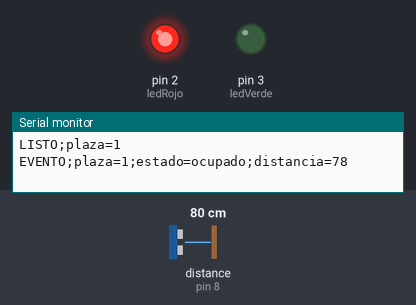
A sketch run on a simulated Arduino Uno, built with avr-gcc and run on an emulated ATmega328P. Shown: output pins drawn as LEDs (lit = HIGH), the last lines printed to the serial monitor. Wiring (inferred from the names in the program): ultrasonic range finder: trigger pin 9; echo pin 8. Inputs (shaded band) come from the test bench; at power-on: distance to the obstacle (sensor on pin 8) 80 cm. The echo pulse lasts 58.3 µs per cm; pins used as bus, display or sensor lines are not drawn.

Above: at 1.8 s.
1.9 s: distance to the obstacle (sensor on pin 8) set to 159 cm
5.0 s: distance to the obstacle (sensor on pin 8) set to 165 cm
At 7.5 s:
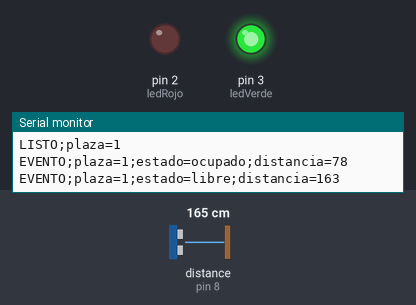
8.1 s: distance to the obstacle (sensor on pin 8) set to 4 cm
At 10.3 s:
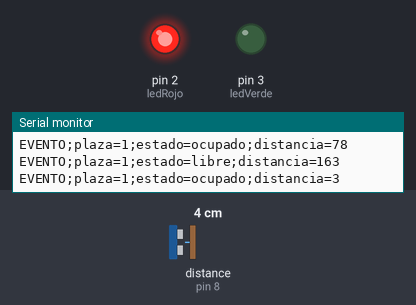
11.0 s: distance to the obstacle (sensor on pin 8) set to 250 cm
At 13.5 s:
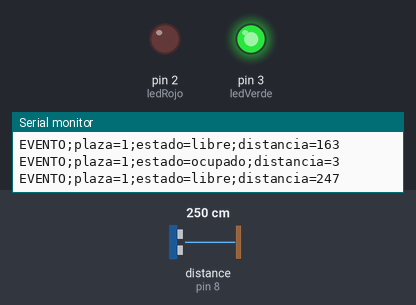
Timing chart, 0 to 15.0 s (numbered marks = the images above; inputs shaded):
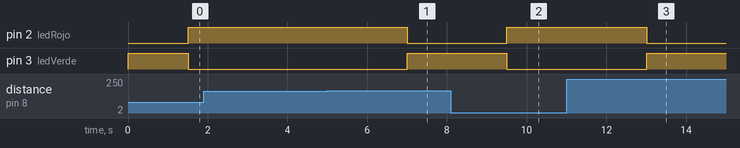

The sketch:

sensor_plaza.ino
```cpp
/*
 * ParkEx - Sensor de ocupacion de una plaza
 *
 * Mide la distancia con un HC-SR04 montado en el cielorraso, apuntando hacia
 * abajo y centrado sobre la plaza (README 7.2), y decide cuando la plaza
 * cambia de estado (README 7.3).
 *
 * No habla con la red ni sabe que existe una API: emite el protocolo serie del
 * README 7.4 y el puente lo traduce a POST /api/eventos (README 2.1.1). Por eso
 * aca no hay tokens ni contraseñas: si alguien se lleva la placa, no se lleva
 * nada.
 */

// ---------------------------------------------------------------- Conexionado
//
// El HC-SR04 y el Uno trabajan los dos a 5 V, asi que ECHO entra directo y no
// lleva divisor de tension (README 7.1).

const int trigPin = 9;
const int echoPin = 8;

const int ledRojo  = 2;     // encendido = plaza ocupada
const int ledVerde = 3;     // encendido = plaza libre

// ---------------------------------------------------------------- Calibracion
//
// Con la plaza vacia el sensor mide la distancia al piso; con un auto debajo,
// la distancia al techo del vehiculo. El umbral va entre esos dos valores.
//
// Para calibrar: descomentar DEPURAR_DISTANCIA, anotar la lectura con la plaza
// vacia y con el auto adentro, y poner el umbral en el punto medio.

// #define DEPURAR_DISTANCIA

const int DISTANCIA_PISO_CM = 180;   // sensor a 2,3 m del piso
const int UMBRAL_CM         = 160;   // punto medio piso / techo del auto

const int DISTANCIA_MINIMA_CM = 2;   // fuera de este rango el HC-SR04 no mide
const int DISTANCIA_MAXIMA_CM = 400;

// -------------------------------------------------------------------- Reporte

const int PLAZA_ID = 1;                    // id de esta plaza en la base

const unsigned long INTERVALO_MEDICION_MS = 500;          // README 7.3, punto 1
const unsigned long INTERVALO_PING_MS     = 10UL * 60000; // README 7.3, punto 5

// Filtro anti falsos positivos: una persona caminando por delante no alcanza
// para dar la plaza por ocupada (README 7.3, puntos 2 y 3).
const int LECTURAS_PARA_OCUPADO = 3;
const int LECTURAS_PARA_LIBRE   = 5;

// El eco tarda ~58 us por centimetro; 25 ms cubre los 400 cm del sensor con
// margen. Sin timeout, pulseIn bloquea hasta un segundo cuando no vuelve nada.
const unsigned long TIMEOUT_ECO_US = 25000;

// ---------------------------------------------------------------------- Estado

bool ocupado = false;              // estado confirmado, el que se reporta
int lecturasOcupado = 0;           // consecutivas por debajo del umbral
int lecturasLibre   = 0;           // consecutivas por encima

bool primerReporte   = true;       // todavia no se reporto nada desde el arranque
int  lecturasValidas = 0;          // mediciones utiles desde el arranque
int  ultimaDistancia = -1;         // ultima medicion valida, para el PING

unsigned long ultimaMedicion = 0;
unsigned long ultimoPing     = 0;

void setup() {
  pinMode(trigPin, OUTPUT);
  pinMode(echoPin, INPUT);
  pinMode(ledRojo, OUTPUT);
  pinMode(ledVerde, OUTPUT);

  Serial.begin(115200);

  aplicarEstado();

  // LISTO solo avisa que la placa arranco. El estado en el que quedo la plaza
  // lo dice el PING inicial, que sale desde procesarMedicion() en cuanto haya
  // mediciones suficientes.
  Serial.print(F("LISTO;plaza="));
  Serial.println(PLAZA_ID);

  ultimoPing = millis();
}

void loop() {
  unsigned long ahora = millis();

  if (ahora - ultimaMedicion >= INTERVALO_MEDICION_MS) {
    ultimaMedicion = ahora;
    procesarMedicion(medirDistancia());
  }

  // El ping le dice al backend que el sensor sigue vivo aunque no haya cambios;
  // sin el, a los 30 minutos la plaza pasaria a sin_datos (README 4.4).
  //
  // Si nunca hubo una medicion valida no se manda nada: el silencio es lo
  // correcto. Pingear "libre" con el sensor roto seria afirmar algo que nadie
  // comprobo, y justamente impediria que la plaza cayera en sin_datos.
  if (ultimaDistancia >= 0 && millis() - ultimoPing >= INTERVALO_PING_MS) {
    reportar(F("PING"), ultimaDistancia);
  }
}

// Devuelve la distancia en cm, o -1 si la lectura no es valida.
int medirDistancia() {
  digitalWrite(trigPin, LOW);
  delayMicroseconds(2);
  digitalWrite(trigPin, HIGH);
  delayMicroseconds(10);
  digitalWrite(trigPin, LOW);

  unsigned long duracion = pulseIn(echoPin, HIGH, TIMEOUT_ECO_US);
  if (duracion == 0) return -1;            // no volvio el eco

  int distancia = duracion * 0.034 / 2;
  if (distancia < DISTANCIA_MINIMA_CM || distancia > DISTANCIA_MAXIMA_CM) {
    return -1;                             // fuera del rango util del sensor
  }
  return distancia;
}

void procesarMedicion(int distancia) {
#ifdef DEPURAR_DISTANCIA
  // Se imprime ANTES del descarte, a proposito: al calibrar interesa ver los
  // -1, que son los que avisan que el sensor esta fuera de rango o apuntando
  // a una superficie que no le devuelve el eco.
  Serial.print(F("DIST;plaza="));
  Serial.print(PLAZA_ID);
  Serial.print(F(";distancia="));
  Serial.println(distancia);
#endif

  // Una lectura invalida no es "libre": no mueve ningun contador. Si el sensor
  // deja de responder del todo, el backend se entera por la falta de ping.
  if (distancia < 0) return;

  ultimaDistancia = distancia;

  // Deja de contar en cuanto el contador ya no se usa. Sin esto seguiria
  // subiendo para siempre y desbordaria el int a las pocas horas.
  if (primerReporte) lecturasValidas++;

  if (distancia <= UMBRAL_CM) {
    lecturasOcupado++;
    lecturasLibre = 0;
  } else {
    lecturasLibre++;
    lecturasOcupado = 0;
  }

  if (!ocupado && lecturasOcupado >= LECTURAS_PARA_OCUPADO) {
    ocupado = true;
    cambiarEstado(distancia);
  } else if (ocupado && lecturasLibre >= LECTURAS_PARA_LIBRE) {
    ocupado = false;
    cambiarEstado(distancia);
  }

  // Reporte inicial. Va al final para que la transicion tenga su chance
  // primero: si la plaza estaba ocupada al arrancar, el EVENTO ya salio en la
  // lectura 3 y bajo la bandera, asi que aca no se manda un PING repetido.
  // Se espera a LECTURAS_PARA_LIBRE por ser el mayor de los dos umbrales:
  // llegado ese punto el filtro ya decidio, en cualquiera de los dos sentidos.
  if (primerReporte && lecturasValidas >= LECTURAS_PARA_LIBRE) {
    reportar(F("PING"), distancia);
  }
}

// Solo se reporta cuando el estado cambia, no en cada lectura (README 7.3).
void cambiarEstado(int distancia) {
  aplicarEstado();
  reportar(F("EVENTO"), distancia);
}

void aplicarEstado() {
  digitalWrite(ledRojo,  ocupado ? HIGH : LOW);
  digitalWrite(ledVerde, ocupado ? LOW  : HIGH);
}

// Protocolo serie del README 7.4. Es la unica salida que consume el puente.
//
// Todo reporte pasa por aca, y por eso aca se reinicia el reloj del ping: si
// acabamos de decir en que estado estamos, el ping vuelve a contar desde cero.
// Repetir la misma informacion dos veces seguidas no aporta nada.
void reportar(const __FlashStringHelper* tipo, int distancia) {
  primerReporte = false;
  ultimoPing    = millis();

  Serial.print(tipo);
  Serial.print(F(";plaza="));
  Serial.print(PLAZA_ID);
  Serial.print(F(";estado="));
  Serial.print(ocupado ? F("ocupado") : F("libre"));
  Serial.print(F(";distancia="));
  Serial.println(distancia);
}
```

Measured:
- the behaviour switches between 162 and 163 cm on distance to the obstacle (sensor on pin 8) (found by bisection; images 0 and 1)
- after the input at 1.9 s, every drawn part: stays the same
- after the input at 5.0 s, pin 2 (ledRojo): HIGH → LOW after 2.0 s; pin 3 (ledVerde): LOW → HIGH after 2.0 s
- after the input at 8.1 s, pin 2 (ledRojo): LOW → HIGH after 1.4 s; pin 3 (ledVerde): HIGH → LOW after 1.4 s
- after the input at 11.0 s, pin 2 (ledRojo): HIGH → LOW after 2.0 s; pin 3 (ledVerde): LOW → HIGH after 2.0 s
